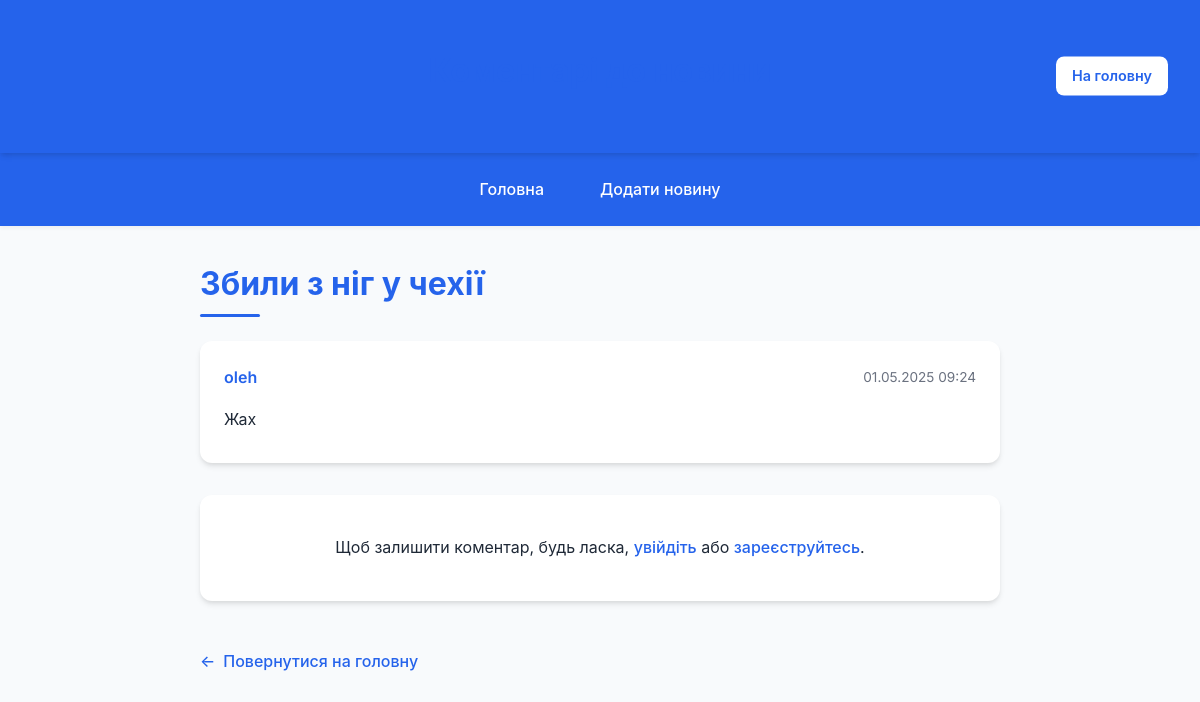
The app's page /comments/11/, older data.
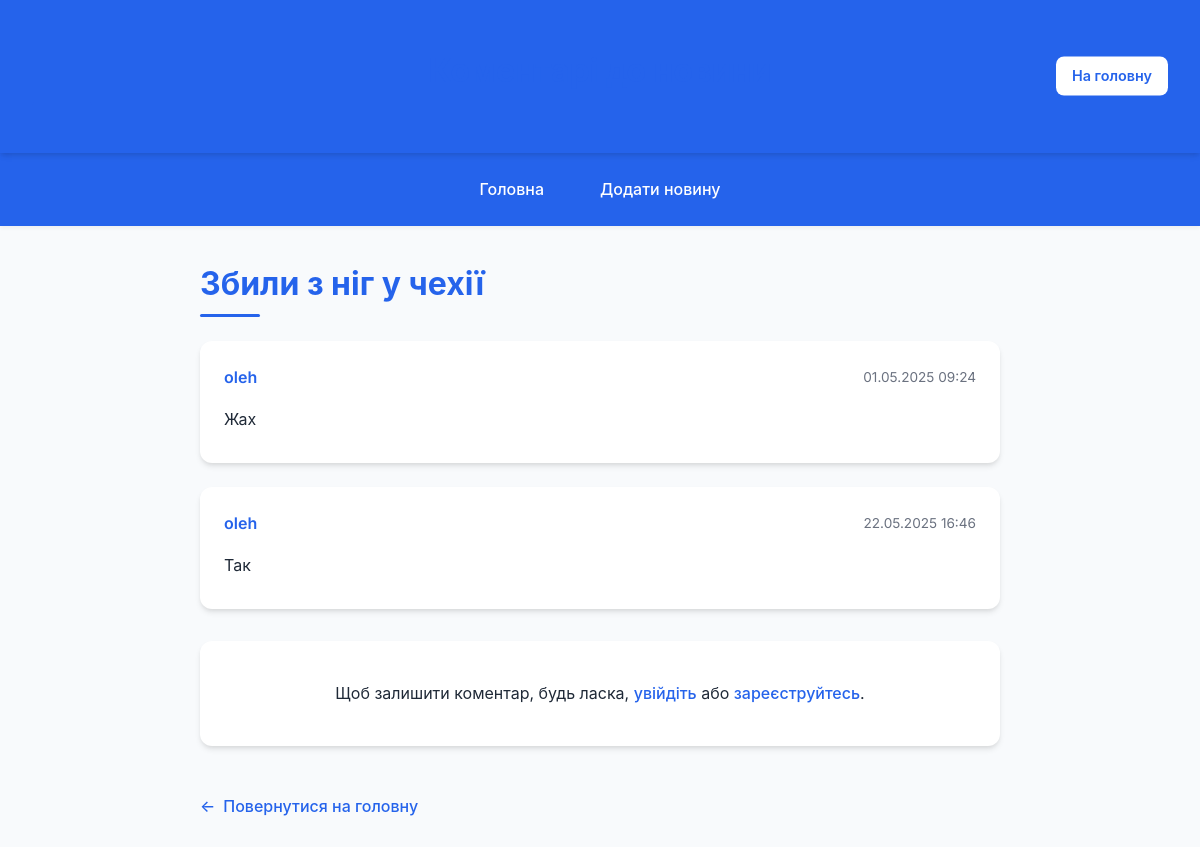
The same page, newer data.
### news/models.py (models this page shows)
class Comment(models.Model):
    news = models.ForeignKey(News, on_delete=models.CASCADE, related_name='comments')
    author = models.ForeignKey(User, on_delete=models.CASCADE)
    content = models.TextField()
    created_at = models.DateTimeField(auto_now_add=True)

### news/views.py (the view)
# urls.py: path('comments/<int:news_id>/', views.news_comments, name='news_comments'),
def news_comments(request, news_id):
    news = get_object_or_404(News, id=news_id)
    comments = news.comments.all()
    return render(request, 'news/comments.html', {'news': news, 'comments': comments})

### news/templates/news/comments.html (shortened to what this page needs)
<!DOCTYPE html>
<html lang="uk">
<head>
</head>
<body>
<header>
  <h1>Коментарі до новини</h1>
  <div class="auth-buttons">
    <a href="/">На головну</a>
  </div>
</header>
<nav>
  <a href="/">Головна</a>
  <a href="/add_news/">Додати новину</a>
</nav>
<main>
  <h1>{{ news.title }}</h1>
  <div class="comments-list">
    {% for comment in comments %}
      <div class="comment">
        <div class="comment-header">
          <span class="comment-author">{{ comment.author.username }}</span>
          <span class="comment-date">{{ comment.created_at|date:"d.m.Y H:i" }}</span>
        </div>
        <p class="comment-content">{{ comment.content }}</p>
      </div>
    {% empty %}
      <div class="comment">
        <p>Поки що немає коментарів. Будьте першим!</p>
      </div>
    {% endfor %}
  </div>
  {% if user.is_authenticated %}
    <div class="comment-form">
      <h3>Додати коментар</h3>
      <form method="post" action="{% url 'news:add_comment' news.id %}">
        {% csrf_token %}
        <textarea name="content" required placeholder="Напишіть ваш коментар..."></textarea>
        <button type="submit" class="submit-btn">Надіслати коментар</button>
      </form>
    </div>
  {% else %}
    <div class="login-prompt">
      <p>Щоб залишити коментар, будь ласка, <a href="/login/">увійдіть</a> або <a href="/register/">зареєструйтесь</a>.</p>
    </div>
  {% endif %}
  <a href="/" class="back-link">Повернутися на головну</a>
</main>
</body>
</html>

Row changes from the older to the newer data that the page shows:
added Comment: author.username "oleh", created_at "22.05.2025 16:46", content "Так"
